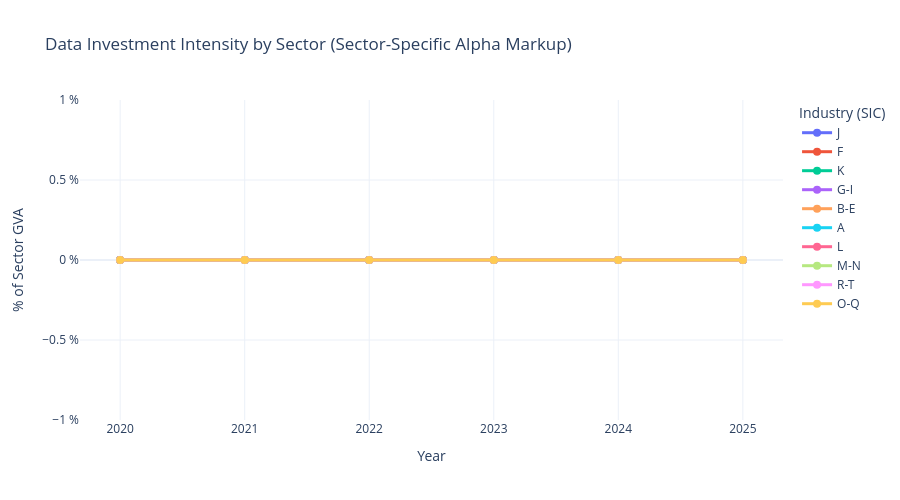
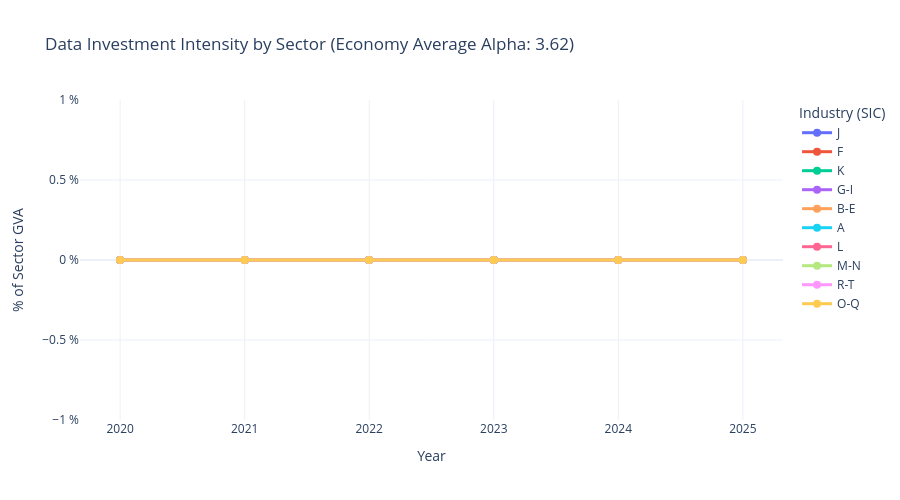
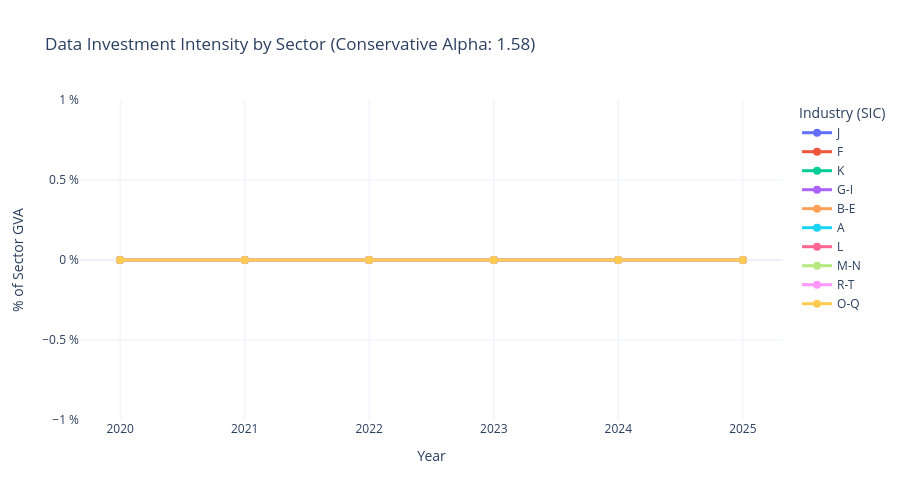
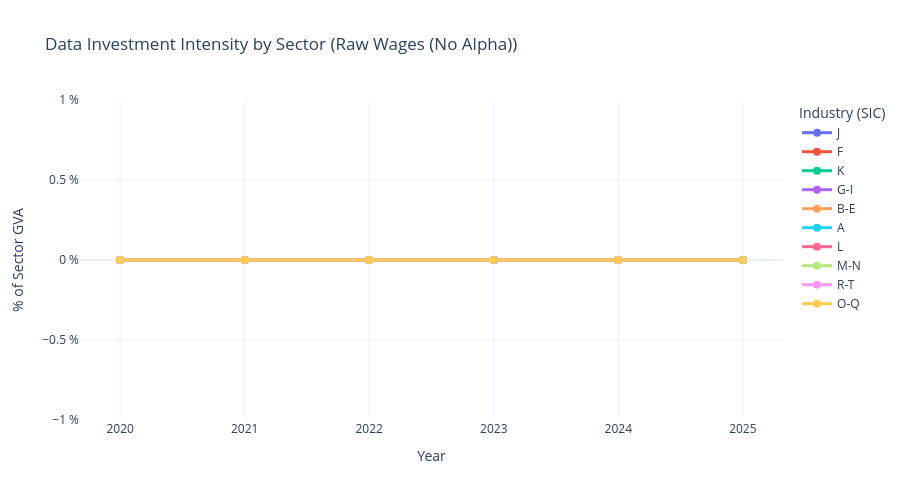

The cell these charts' notebook holds for them, in order:
### Code cell
# ==========================================
# CELL 6e: DATA INVESTMENT AS % OF SECTOR GVA (4 SCENARIOS)
# ==========================================
if not pdf.empty:
    def plot_sector_intensity(y_col, title_suffix):
        fig = px.line(
            pdf, x="year_str", y=y_col, color="SIC_Code",
            title=f"Data Investment Intensity by Sector ({title_suffix})",
            labels={y_col: '% of Sector GVA', 'SIC_Code': 'Industry (SIC)', 'year_str': 'Year'},
            markers=True, template="plotly_white", height=500
        )
        fig.update_traces(line=dict(width=3), marker=dict(size=8))
        fig.update_yaxes(ticksuffix=" %")
        fig.show()

    plot_sector_intensity("inv_share_gva_sector", "Sector-Specific Alpha Markup")
    plot_sector_intensity("inv_share_gva_avg", f"Economy Average Alpha: {ALPHA_ECONOMY_AVG}")
    plot_sector_intensity("inv_share_gva_low", f"Conservative Alpha: {ALPHA_LOW}")
    plot_sector_intensity("inv_share_gva_raw", "Raw Wages (No Alpha)")

### Figure 1 — Plotly figure (JSON) as saved in the notebook; plotly's stock layout.template omitted (floating-point values rounded to 4 significant figures)
{"data": [{"hovertemplate": "Industry (SIC)=J<br>Year=%{x}<br>% of Sector GVA=%{y}<extra></extra>", "legendgroup": "J", "line": {"color": "#636efa", "dash": "solid", "width": 3}, "marker": {"size": 8, "symbol": "circle"}, "mode": "lines+markers", "name": "J", "orientation": "v", "showlegend": true, "type": "scatter", "x": ["2020", "2021", "2022", "2023", "2024", "2025"], "xaxis": "x", "y": [0.0, 0.0, 0.0, 0.0, 0.0, 0.0], "yaxis": "y"}, {"hovertemplate": "Industry (SIC)=F<br>Year=%{x}<br>% of Sector GVA=%{y}<extra></extra>", "legendgroup": "F", "line": {"color": "#EF553B", "dash": "solid", "width": 3}, "marker": {"size": 8, "symbol": "circle"}, "mode": "lines+markers", "name": "F", "orientation": "v", "showlegend": true, "type": "scatter", "x": ["2020", "2021", "2022", "2023", "2024", "2025"], "xaxis": "x", "y": [0.0, 0.0, 0.0, 0.0, 0.0, 0.0], "yaxis": "y"}, {"hovertemplate": "Industry (SIC)=K<br>Year=%{x}<br>% of Sector GVA=%{y}<extra></extra>", "legendgroup": "K", "line": {"color": "#00cc96", "dash": "solid", "width": 3}, "marker": {"size": 8, "symbol": "circle"}, "mode": "lines+markers", "name": "K", "orientation": "v", "showlegend": true, "type": "scatter", "x": ["2020", "2021", "2022", "2023", "2024", "2025"], "xaxis": "x", "y": [0.0, 0.0, 0.0, 0.0, 0.0, 0.0], "yaxis": "y"}, {"hovertemplate": "Industry (SIC)=G-I<br>Year=%{x}<br>% of Sector GVA=%{y}<extra></extra>", "legendgroup": "G-I", "line": {"color": "#ab63fa", "dash": "solid", "width": 3}, "marker": {"size": 8, "symbol": "circle"}, "mode": "lines+markers", "name": "G-I", "orientation": "v", "showlegend": true, "type": "scatter", "x": ["2020", "2021", "2022", "2023", "2024", "2025"], "xaxis": "x", "y": [0.0, 0.0, 0.0, 0.0, 0.0, 0.0], "yaxis": "y"}, {"hovertemplate": "Industry (SIC)=B-E<br>Year=%{x}<br>% of Sector GVA=%{y}<extra></extra>", "legendgroup": "B-E", "line": {"color": "#FFA15A", "dash": "solid", "width": 3}, "marker": {"size": 8, "symbol": "circle"}, "mode": "lines+markers", "name": "B-E", "orientation": "v", "showlegend": true, "type": "scatter", "x": ["2020", "2021", "2022", "2023", "2024", "2025"], "xaxis": "x", "y": [0.0, 0.0, 0.0, 0.0, 0.0, 0.0], "yaxis": "y"}, {"hovertemplate": "Industry (SIC)=A<br>Year=%{x}<br>% of Sector GVA=%{y}<extra></extra>", "legendgroup": "A", "line": {"color": "#19d3f3", "dash": "solid", "width": 3}, "marker": {"size": 8, "symbol": "circle"}, "mode": "lines+markers", "name": "A", "orientation": "v", "showlegend": true, "type": "scatter", "x": ["2020", "2021", "2022", "2023", "2024", "2025"], "xaxis": "x", "y": [0.0, 0.0, 0.0, 0.0, 0.0, 0.0], "yaxis": "y"}, {"hovertemplate": "Industry (SIC)=L<br>Year=%{x}<br>% of Sector GVA=%{y}<extra></extra>", "legendgroup": "L", "line": {"color": "#FF6692", "dash": "solid", "width": 3}, "marker": {"size": 8, "symbol": "circle"}, "mode": "lines+markers", "name": "L", "orientation": "v", "showlegend": true, "type": "scatter", "x": ["2020", "2021", "2022", "2023", "2024", "2025"], "xaxis": "x", "y": [0.0, 0.0, 0.0, 0.0, 0.0, 0.0], "yaxis": "y"}, {"hovertemplate": "Industry (SIC)=M-N<br>Year=%{x}<br>% of Sector GVA=%{y}<extra></extra>", "legendgroup": "M-N", "line": {"color": "#B6E880", "dash": "solid", "width": 3}, "marker": {"size": 8, "symbol": "circle"}, "mode": "lines+markers", "name": "M-N", "orientation": "v", "showlegend": true, "type": "scatter", "x": ["2020", "2021", "2022", "2023", "2024", "2025"], "xaxis": "x", "y": [0.0, 0.0, 0.0, 0.0, 0.0, 0.0], "yaxis": "y"}, {"hovertemplate": "Industry (SIC)=R-T<br>Year=%{x}<br>% of Sector GVA=%{y}<extra></extra>", "legendgroup": "R-T", "line": {"color": "#FF97FF", "dash": "solid", "width": 3}, "marker": {"size": 8, "symbol": "circle"}, "mode": "lines+markers", "name": "R-T", "orientation": "v", "showlegend": true, "type": "scatter", "x": ["2020", "2021", "2022", "2023", "2024", "2025"], "xaxis": "x", "y": [0.0, 0.0, 0.0, 0.0, 0.0, 0.0], "yaxis": "y"}, {"hovertemplate": "Industry (SIC)=O-Q<br>Year=%{x}<br>% of Sector GVA=%{y}<extra></extra>", "legendgroup": "O-Q", "line": {"color": "#FECB52", "dash": "solid", "width": 3}, "marker": {"size": 8, "symbol": "circle"}, "mode": "lines+markers", "name": "O-Q", "orientation": "v", "showlegend": true, "type": "scatter", "x": ["2020", "2021", "2022", "2023", "2024", "2025"], "xaxis": "x", "y": [0.0, 0.0, 0.0, 0.0, 0.0, 0.0], "yaxis": "y"}], "layout": {"height": 500, "legend": {"title": {"text": "Industry (SIC)"}, "tracegroupgap": 0}, "title": {"text": "Data Investment Intensity by Sector (Sector-Specific Alpha Markup)"}, "xaxis": {"anchor": "y", "domain": [0, 1], "title": {"text": "Year"}}, "yaxis": {"anchor": "x", "domain": [0, 1], "ticksuffix": " %", "title": {"text": "% of Sector GVA"}}}}

### Figure 2 — Plotly figure (JSON) as saved in the notebook; plotly's stock layout.template omitted (floating-point values rounded to 4 significant figures)
{"data": [{"hovertemplate": "Industry (SIC)=J<br>Year=%{x}<br>% of Sector GVA=%{y}<extra></extra>", "legendgroup": "J", "line": {"color": "#636efa", "dash": "solid", "width": 3}, "marker": {"size": 8, "symbol": "circle"}, "mode": "lines+markers", "name": "J", "orientation": "v", "showlegend": true, "type": "scatter", "x": ["2020", "2021", "2022", "2023", "2024", "2025"], "xaxis": "x", "y": [0.0, 0.0, 0.0, 0.0, 0.0, 0.0], "yaxis": "y"}, {"hovertemplate": "Industry (SIC)=F<br>Year=%{x}<br>% of Sector GVA=%{y}<extra></extra>", "legendgroup": "F", "line": {"color": "#EF553B", "dash": "solid", "width": 3}, "marker": {"size": 8, "symbol": "circle"}, "mode": "lines+markers", "name": "F", "orientation": "v", "showlegend": true, "type": "scatter", "x": ["2020", "2021", "2022", "2023", "2024", "2025"], "xaxis": "x", "y": [0.0, 0.0, 0.0, 0.0, 0.0, 0.0], "yaxis": "y"}, {"hovertemplate": "Industry (SIC)=K<br>Year=%{x}<br>% of Sector GVA=%{y}<extra></extra>", "legendgroup": "K", "line": {"color": "#00cc96", "dash": "solid", "width": 3}, "marker": {"size": 8, "symbol": "circle"}, "mode": "lines+markers", "name": "K", "orientation": "v", "showlegend": true, "type": "scatter", "x": ["2020", "2021", "2022", "2023", "2024", "2025"], "xaxis": "x", "y": [0.0, 0.0, 0.0, 0.0, 0.0, 0.0], "yaxis": "y"}, {"hovertemplate": "Industry (SIC)=G-I<br>Year=%{x}<br>% of Sector GVA=%{y}<extra></extra>", "legendgroup": "G-I", "line": {"color": "#ab63fa", "dash": "solid", "width": 3}, "marker": {"size": 8, "symbol": "circle"}, "mode": "lines+markers", "name": "G-I", "orientation": "v", "showlegend": true, "type": "scatter", "x": ["2020", "2021", "2022", "2023", "2024", "2025"], "xaxis": "x", "y": [0.0, 0.0, 0.0, 0.0, 0.0, 0.0], "yaxis": "y"}, {"hovertemplate": "Industry (SIC)=B-E<br>Year=%{x}<br>% of Sector GVA=%{y}<extra></extra>", "legendgroup": "B-E", "line": {"color": "#FFA15A", "dash": "solid", "width": 3}, "marker": {"size": 8, "symbol": "circle"}, "mode": "lines+markers", "name": "B-E", "orientation": "v", "showlegend": true, "type": "scatter", "x": ["2020", "2021", "2022", "2023", "2024", "2025"], "xaxis": "x", "y": [0.0, 0.0, 0.0, 0.0, 0.0, 0.0], "yaxis": "y"}, {"hovertemplate": "Industry (SIC)=A<br>Year=%{x}<br>% of Sector GVA=%{y}<extra></extra>", "legendgroup": "A", "line": {"color": "#19d3f3", "dash": "solid", "width": 3}, "marker": {"size": 8, "symbol": "circle"}, "mode": "lines+markers", "name": "A", "orientation": "v", "showlegend": true, "type": "scatter", "x": ["2020", "2021", "2022", "2023", "2024", "2025"], "xaxis": "x", "y": [0.0, 0.0, 0.0, 0.0, 0.0, 0.0], "yaxis": "y"}, {"hovertemplate": "Industry (SIC)=L<br>Year=%{x}<br>% of Sector GVA=%{y}<extra></extra>", "legendgroup": "L", "line": {"color": "#FF6692", "dash": "solid", "width": 3}, "marker": {"size": 8, "symbol": "circle"}, "mode": "lines+markers", "name": "L", "orientation": "v", "showlegend": true, "type": "scatter", "x": ["2020", "2021", "2022", "2023", "2024", "2025"], "xaxis": "x", "y": [0.0, 0.0, 0.0, 0.0, 0.0, 0.0], "yaxis": "y"}, {"hovertemplate": "Industry (SIC)=M-N<br>Year=%{x}<br>% of Sector GVA=%{y}<extra></extra>", "legendgroup": "M-N", "line": {"color": "#B6E880", "dash": "solid", "width": 3}, "marker": {"size": 8, "symbol": "circle"}, "mode": "lines+markers", "name": "M-N", "orientation": "v", "showlegend": true, "type": "scatter", "x": ["2020", "2021", "2022", "2023", "2024", "2025"], "xaxis": "x", "y": [0.0, 0.0, 0.0, 0.0, 0.0, 0.0], "yaxis": "y"}, {"hovertemplate": "Industry (SIC)=R-T<br>Year=%{x}<br>% of Sector GVA=%{y}<extra></extra>", "legendgroup": "R-T", "line": {"color": "#FF97FF", "dash": "solid", "width": 3}, "marker": {"size": 8, "symbol": "circle"}, "mode": "lines+markers", "name": "R-T", "orientation": "v", "showlegend": true, "type": "scatter", "x": ["2020", "2021", "2022", "2023", "2024", "2025"], "xaxis": "x", "y": [0.0, 0.0, 0.0, 0.0, 0.0, 0.0], "yaxis": "y"}, {"hovertemplate": "Industry (SIC)=O-Q<br>Year=%{x}<br>% of Sector GVA=%{y}<extra></extra>", "legendgroup": "O-Q", "line": {"color": "#FECB52", "dash": "solid", "width": 3}, "marker": {"size": 8, "symbol": "circle"}, "mode": "lines+markers", "name": "O-Q", "orientation": "v", "showlegend": true, "type": "scatter", "x": ["2020", "2021", "2022", "2023", "2024", "2025"], "xaxis": "x", "y": [0.0, 0.0, 0.0, 0.0, 0.0, 0.0], "yaxis": "y"}], "layout": {"height": 500, "legend": {"title": {"text": "Industry (SIC)"}, "tracegroupgap": 0}, "title": {"text": "Data Investment Intensity by Sector (Economy Average Alpha: 3.62)"}, "xaxis": {"anchor": "y", "domain": [0, 1], "title": {"text": "Year"}}, "yaxis": {"anchor": "x", "domain": [0, 1], "ticksuffix": " %", "title": {"text": "% of Sector GVA"}}}}

### Figure 3 — Plotly figure (JSON) as saved in the notebook; plotly's stock layout.template omitted (floating-point values rounded to 4 significant figures)
{"data": [{"hovertemplate": "Industry (SIC)=J<br>Year=%{x}<br>% of Sector GVA=%{y}<extra></extra>", "legendgroup": "J", "line": {"color": "#636efa", "dash": "solid", "width": 3}, "marker": {"size": 8, "symbol": "circle"}, "mode": "lines+markers", "name": "J", "orientation": "v", "showlegend": true, "type": "scatter", "x": ["2020", "2021", "2022", "2023", "2024", "2025"], "xaxis": "x", "y": [0.0, 0.0, 0.0, 0.0, 0.0, 0.0], "yaxis": "y"}, {"hovertemplate": "Industry (SIC)=F<br>Year=%{x}<br>% of Sector GVA=%{y}<extra></extra>", "legendgroup": "F", "line": {"color": "#EF553B", "dash": "solid", "width": 3}, "marker": {"size": 8, "symbol": "circle"}, "mode": "lines+markers", "name": "F", "orientation": "v", "showlegend": true, "type": "scatter", "x": ["2020", "2021", "2022", "2023", "2024", "2025"], "xaxis": "x", "y": [0.0, 0.0, 0.0, 0.0, 0.0, 0.0], "yaxis": "y"}, {"hovertemplate": "Industry (SIC)=K<br>Year=%{x}<br>% of Sector GVA=%{y}<extra></extra>", "legendgroup": "K", "line": {"color": "#00cc96", "dash": "solid", "width": 3}, "marker": {"size": 8, "symbol": "circle"}, "mode": "lines+markers", "name": "K", "orientation": "v", "showlegend": true, "type": "scatter", "x": ["2020", "2021", "2022", "2023", "2024", "2025"], "xaxis": "x", "y": [0.0, 0.0, 0.0, 0.0, 0.0, 0.0], "yaxis": "y"}, {"hovertemplate": "Industry (SIC)=G-I<br>Year=%{x}<br>% of Sector GVA=%{y}<extra></extra>", "legendgroup": "G-I", "line": {"color": "#ab63fa", "dash": "solid", "width": 3}, "marker": {"size": 8, "symbol": "circle"}, "mode": "lines+markers", "name": "G-I", "orientation": "v", "showlegend": true, "type": "scatter", "x": ["2020", "2021", "2022", "2023", "2024", "2025"], "xaxis": "x", "y": [0.0, 0.0, 0.0, 0.0, 0.0, 0.0], "yaxis": "y"}, {"hovertemplate": "Industry (SIC)=B-E<br>Year=%{x}<br>% of Sector GVA=%{y}<extra></extra>", "legendgroup": "B-E", "line": {"color": "#FFA15A", "dash": "solid", "width": 3}, "marker": {"size": 8, "symbol": "circle"}, "mode": "lines+markers", "name": "B-E", "orientation": "v", "showlegend": true, "type": "scatter", "x": ["2020", "2021", "2022", "2023", "2024", "2025"], "xaxis": "x", "y": [0.0, 0.0, 0.0, 0.0, 0.0, 0.0], "yaxis": "y"}, {"hovertemplate": "Industry (SIC)=A<br>Year=%{x}<br>% of Sector GVA=%{y}<extra></extra>", "legendgroup": "A", "line": {"color": "#19d3f3", "dash": "solid", "width": 3}, "marker": {"size": 8, "symbol": "circle"}, "mode": "lines+markers", "name": "A", "orientation": "v", "showlegend": true, "type": "scatter", "x": ["2020", "2021", "2022", "2023", "2024", "2025"], "xaxis": "x", "y": [0.0, 0.0, 0.0, 0.0, 0.0, 0.0], "yaxis": "y"}, {"hovertemplate": "Industry (SIC)=L<br>Year=%{x}<br>% of Sector GVA=%{y}<extra></extra>", "legendgroup": "L", "line": {"color": "#FF6692", "dash": "solid", "width": 3}, "marker": {"size": 8, "symbol": "circle"}, "mode": "lines+markers", "name": "L", "orientation": "v", "showlegend": true, "type": "scatter", "x": ["2020", "2021", "2022", "2023", "2024", "2025"], "xaxis": "x", "y": [0.0, 0.0, 0.0, 0.0, 0.0, 0.0], "yaxis": "y"}, {"hovertemplate": "Industry (SIC)=M-N<br>Year=%{x}<br>% of Sector GVA=%{y}<extra></extra>", "legendgroup": "M-N", "line": {"color": "#B6E880", "dash": "solid", "width": 3}, "marker": {"size": 8, "symbol": "circle"}, "mode": "lines+markers", "name": "M-N", "orientation": "v", "showlegend": true, "type": "scatter", "x": ["2020", "2021", "2022", "2023", "2024", "2025"], "xaxis": "x", "y": [0.0, 0.0, 0.0, 0.0, 0.0, 0.0], "yaxis": "y"}, {"hovertemplate": "Industry (SIC)=R-T<br>Year=%{x}<br>% of Sector GVA=%{y}<extra></extra>", "legendgroup": "R-T", "line": {"color": "#FF97FF", "dash": "solid", "width": 3}, "marker": {"size": 8, "symbol": "circle"}, "mode": "lines+markers", "name": "R-T", "orientation": "v", "showlegend": true, "type": "scatter", "x": ["2020", "2021", "2022", "2023", "2024", "2025"], "xaxis": "x", "y": [0.0, 0.0, 0.0, 0.0, 0.0, 0.0], "yaxis": "y"}, {"hovertemplate": "Industry (SIC)=O-Q<br>Year=%{x}<br>% of Sector GVA=%{y}<extra></extra>", "legendgroup": "O-Q", "line": {"color": "#FECB52", "dash": "solid", "width": 3}, "marker": {"size": 8, "symbol": "circle"}, "mode": "lines+markers", "name": "O-Q", "orientation": "v", "showlegend": true, "type": "scatter", "x": ["2020", "2021", "2022", "2023", "2024", "2025"], "xaxis": "x", "y": [0.0, 0.0, 0.0, 0.0, 0.0, 0.0], "yaxis": "y"}], "layout": {"height": 500, "legend": {"title": {"text": "Industry (SIC)"}, "tracegroupgap": 0}, "title": {"text": "Data Investment Intensity by Sector (Conservative Alpha: 1.58)"}, "xaxis": {"anchor": "y", "domain": [0, 1], "title": {"text": "Year"}}, "yaxis": {"anchor": "x", "domain": [0, 1], "ticksuffix": " %", "title": {"text": "% of Sector GVA"}}}}

### Figure 4 — Plotly figure (JSON) as saved in the notebook; plotly's stock layout.template omitted (floating-point values rounded to 4 significant figures)
{"data": [{"hovertemplate": "Industry (SIC)=J<br>Year=%{x}<br>% of Sector GVA=%{y}<extra></extra>", "legendgroup": "J", "line": {"color": "#636efa", "dash": "solid", "width": 3}, "marker": {"size": 8, "symbol": "circle"}, "mode": "lines+markers", "name": "J", "orientation": "v", "showlegend": true, "type": "scatter", "x": ["2020", "2021", "2022", "2023", "2024", "2025"], "xaxis": "x", "y": [0.0, 0.0, 0.0, 0.0, 0.0, 0.0], "yaxis": "y"}, {"hovertemplate": "Industry (SIC)=F<br>Year=%{x}<br>% of Sector GVA=%{y}<extra></extra>", "legendgroup": "F", "line": {"color": "#EF553B", "dash": "solid", "width": 3}, "marker": {"size": 8, "symbol": "circle"}, "mode": "lines+markers", "name": "F", "orientation": "v", "showlegend": true, "type": "scatter", "x": ["2020", "2021", "2022", "2023", "2024", "2025"], "xaxis": "x", "y": [0.0, 0.0, 0.0, 0.0, 0.0, 0.0], "yaxis": "y"}, {"hovertemplate": "Industry (SIC)=K<br>Year=%{x}<br>% of Sector GVA=%{y}<extra></extra>", "legendgroup": "K", "line": {"color": "#00cc96", "dash": "solid", "width": 3}, "marker": {"size": 8, "symbol": "circle"}, "mode": "lines+markers", "name": "K", "orientation": "v", "showlegend": true, "type": "scatter", "x": ["2020", "2021", "2022", "2023", "2024", "2025"], "xaxis": "x", "y": [0.0, 0.0, 0.0, 0.0, 0.0, 0.0], "yaxis": "y"}, {"hovertemplate": "Industry (SIC)=G-I<br>Year=%{x}<br>% of Sector GVA=%{y}<extra></extra>", "legendgroup": "G-I", "line": {"color": "#ab63fa", "dash": "solid", "width": 3}, "marker": {"size": 8, "symbol": "circle"}, "mode": "lines+markers", "name": "G-I", "orientation": "v", "showlegend": true, "type": "scatter", "x": ["2020", "2021", "2022", "2023", "2024", "2025"], "xaxis": "x", "y": [0.0, 0.0, 0.0, 0.0, 0.0, 0.0], "yaxis": "y"}, {"hovertemplate": "Industry (SIC)=B-E<br>Year=%{x}<br>% of Sector GVA=%{y}<extra></extra>", "legendgroup": "B-E", "line": {"color": "#FFA15A", "dash": "solid", "width": 3}, "marker": {"size": 8, "symbol": "circle"}, "mode": "lines+markers", "name": "B-E", "orientation": "v", "showlegend": true, "type": "scatter", "x": ["2020", "2021", "2022", "2023", "2024", "2025"], "xaxis": "x", "y": [0.0, 0.0, 0.0, 0.0, 0.0, 0.0], "yaxis": "y"}, {"hovertemplate": "Industry (SIC)=A<br>Year=%{x}<br>% of Sector GVA=%{y}<extra></extra>", "legendgroup": "A", "line": {"color": "#19d3f3", "dash": "solid", "width": 3}, "marker": {"size": 8, "symbol": "circle"}, "mode": "lines+markers", "name": "A", "orientation": "v", "showlegend": true, "type": "scatter", "x": ["2020", "2021", "2022", "2023", "2024", "2025"], "xaxis": "x", "y": [0.0, 0.0, 0.0, 0.0, 0.0, 0.0], "yaxis": "y"}, {"hovertemplate": "Industry (SIC)=L<br>Year=%{x}<br>% of Sector GVA=%{y}<extra></extra>", "legendgroup": "L", "line": {"color": "#FF6692", "dash": "solid", "width": 3}, "marker": {"size": 8, "symbol": "circle"}, "mode": "lines+markers", "name": "L", "orientation": "v", "showlegend": true, "type": "scatter", "x": ["2020", "2021", "2022", "2023", "2024", "2025"], "xaxis": "x", "y": [0.0, 0.0, 0.0, 0.0, 0.0, 0.0], "yaxis": "y"}, {"hovertemplate": "Industry (SIC)=M-N<br>Year=%{x}<br>% of Sector GVA=%{y}<extra></extra>", "legendgroup": "M-N", "line": {"color": "#B6E880", "dash": "solid", "width": 3}, "marker": {"size": 8, "symbol": "circle"}, "mode": "lines+markers", "name": "M-N", "orientation": "v", "showlegend": true, "type": "scatter", "x": ["2020", "2021", "2022", "2023", "2024", "2025"], "xaxis": "x", "y": [0.0, 0.0, 0.0, 0.0, 0.0, 0.0], "yaxis": "y"}, {"hovertemplate": "Industry (SIC)=R-T<br>Year=%{x}<br>% of Sector GVA=%{y}<extra></extra>", "legendgroup": "R-T", "line": {"color": "#FF97FF", "dash": "solid", "width": 3}, "marker": {"size": 8, "symbol": "circle"}, "mode": "lines+markers", "name": "R-T", "orientation": "v", "showlegend": true, "type": "scatter", "x": ["2020", "2021", "2022", "2023", "2024", "2025"], "xaxis": "x", "y": [0.0, 0.0, 0.0, 0.0, 0.0, 0.0], "yaxis": "y"}, {"hovertemplate": "Industry (SIC)=O-Q<br>Year=%{x}<br>% of Sector GVA=%{y}<extra></extra>", "legendgroup": "O-Q", "line": {"color": "#FECB52", "dash": "solid", "width": 3}, "marker": {"size": 8, "symbol": "circle"}, "mode": "lines+markers", "name": "O-Q", "orientation": "v", "showlegend": true, "type": "scatter", "x": ["2020", "2021", "2022", "2023", "2024", "2025"], "xaxis": "x", "y": [0.0, 0.0, 0.0, 0.0, 0.0, 0.0], "yaxis": "y"}], "layout": {"height": 500, "legend": {"title": {"text": "Industry (SIC)"}, "tracegroupgap": 0}, "title": {"text": "Data Investment Intensity by Sector (Raw Wages (No Alpha))"}, "xaxis": {"anchor": "y", "domain": [0, 1], "title": {"text": "Year"}}, "yaxis": {"anchor": "x", "domain": [0, 1], "ticksuffix": " %", "title": {"text": "% of Sector GVA"}}}}
